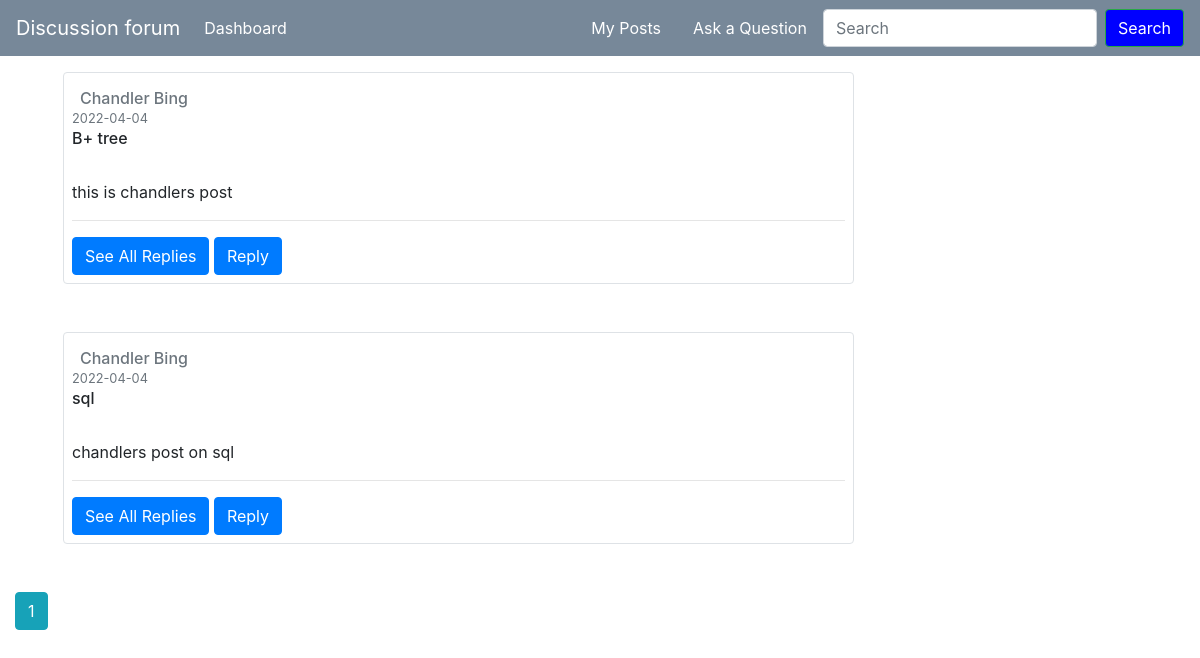
The page /Dforum?course_id=1 (signed in) on the database its author committed.
### models.py (models this page shows, shortened)
class Post(db.Model):
	id = db.Column(db.Integer, primary_key = True)
	title = db.Column(db.String(100), nullable = False)
	date_posted = db.Column(db.DateTime, nullable = False, default = datetime.utcnow)
	content = db.Column(db.Text, nullable = False)
	user_id = db.Column(db.Integer, db.ForeignKey('LoginDetails.user_id'), nullable = False)
	replies = db.relationship('Reply', backref = 'post', lazy = True)
	course_id=db.Column(db.Integer, db.ForeignKey('Course.course_id'), nullable = False)

class LoginDetails(UserMixin, db.Model):
    __tablename__ = 'LoginDetails'
    user_id = db.Column(
        db.Integer,
        primary_key=True,
        autoincrement=True
    )
    email = db.Column(
        db.String(100),
        unique=True,
        nullable=False
    )
    password = db.Column(
        db.String(20),
        nullable=False
    )
    salt = db.Column(
        db.String(20),
        nullable=False
    )
    role = db.Column(
        db.Integer,
        db.ForeignKey('UserRoles.role'),
        nullable = False
    )
    first_name = db.Column(
        db.String(100),
        nullable=False
    )
    last_name = db.Column(
        db.String(100),
        nullable=False
    )
    dob = db.Column(
        db.Date,
        nullable=True
    )
    phone_no = db.relationship('PhoneNo')
    address = db.relationship('Address')
    posts = db.relationship('Post', backref = 'author', lazy = True)
    replies = db.relationship('Reply', backref = 'user', lazy = True)

### posts.py (the view)
@posts.route('/Dforum', methods=['GET', 'POST'])
def Dforum():
    course_id=request.args.get('course_id')
    page = request.args.get('page', 1, type=int)
    posts = Post.query.filter_by(course_id=course_id)\
        .order_by(Post.date_posted.desc())\
        .paginate(page=page, per_page=3)
    form = ReplyForm()
    replies = Reply.query.all()
    return render_template('posts.html', title = 'Home',course_id=course_id,
	posts = posts, form = form, replies = replies, page = page)

### forms.py
class ReplyForm(FlaskForm):
	content = TextAreaField('Content', validators = [DataRequired()])
	submit = SubmitField('Reply')

### templates/posts.html (shortened to what this page needs)
{%extends "dashboard_layout.html"%}
{%block content%}
{%for post in posts.items%}
<article class="border rounded m-5 p-2">
   <div class>
      <h6 class="text-muted p-2" style="height: 10px;">{{post.author.first_name }} {{post.author.last_name}}</h6>
      <small class="text-muted">{{ post.date_posted.strftime('%Y-%m-%d') }}</small>
   </div>
   <h6>{{post.title}}</h6>
   <p style = "white-space: pre-line;">
      {{post.content}}
   </p>
   <hr>
   {%if type == 'post'%}
   <div>
      <a class="btn btn-secondary btn-sm mt-1 mb-1" href="{{ url_for('posts.update_post', post_id=post.id,course_id=course_id) }}">Update</a>
      <a class="btn btn-secondary btn-sm mt-1 mb-1" href="{{ url_for('posts.delete_post', post_id=post.id,course_id=course_id) }}">Delete</a>
   </div>
   {%else%}
   <div>
   <div class='mt-2'>
      <button class="btn btn-primary" type="button" data-toggle="collapse" data-target="#collapseExample+{{post.id}}" aria-expanded="false" aria-controls="collapseExample+{{post.id}}">
      See All Replies
      </button>
      <button type="button" class="btn btn-primary" data-toggle="modal" data-target="#replyModal{{post.id}}">Reply</button>
   </div>
   {%endif%}
</article>
{%endfor%}
{%if type == 'post'%}
{% for page_num in posts.iter_pages(left_edge=1, right_edge=1, left_current=1, right_current=2) %}
{% if page_num %}
{% if posts.page == page_num %}
<a class="btn btn-info mb-4" href="{{ url_for('posts.my_posts', page=page_num, course_id=course_id) }}">{{ page_num }}</a>
{% else %}
<a class="btn btn-outline-info mb-4" href="{{ url_for('posts.my_posts', page=page_num,course_id=course_id) }}">{{ page_num }}</a>
{% endif %}
{% else %}
...
{% endif %}
{% endfor %}
{%else%}
{% for page_num in posts.iter_pages(left_edge=1, right_edge=1, left_current=1, right_current=2) %}
{% if page_num %}
{% if posts.page == page_num %}
<a class="btn btn-info mb-4" href="{{ url_for('posts.Dforum', page=page_num, course_id=course_id) }}">{{ page_num }}</a>
{% else %}
<a class="btn btn-outline-info mb-4" href="{{ url_for('posts.Dforum', page=page_num,course_id=course_id) }}">{{ page_num }}</a>
{% endif %}
{% else %}
...
{% endif %}
{% endfor %}
{%endif%}
{% endblock content %}

### rows shown on the page
Post: author.first_name "Chandler", author.last_name "Bing", date_posted "2022-04-04", title "B+ tree", content "this is chandlers post"
Post: author.first_name "Chandler", author.last_name "Bing", date_posted "2022-04-04", title "sql", content "chandlers post on sql"

### other values the page prints
{{ page_num }} "1"
